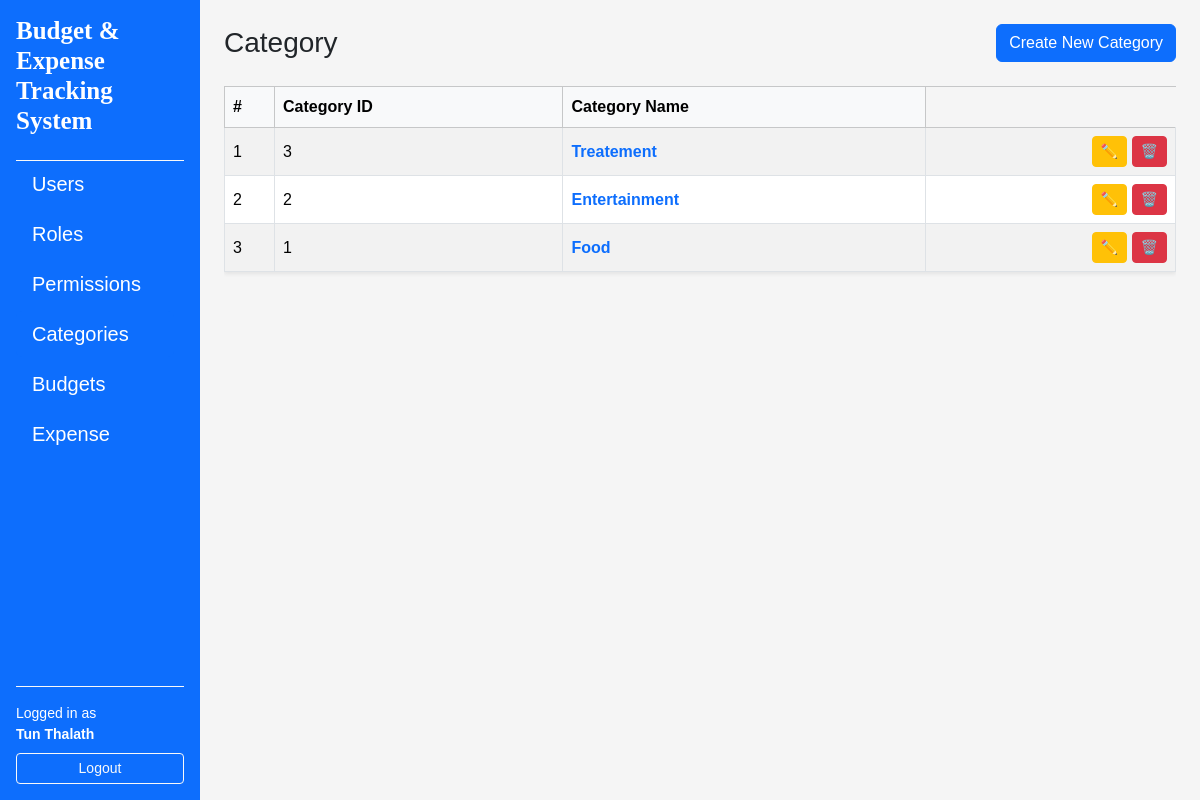
Before: /categories/ (signed in) with the older database file.
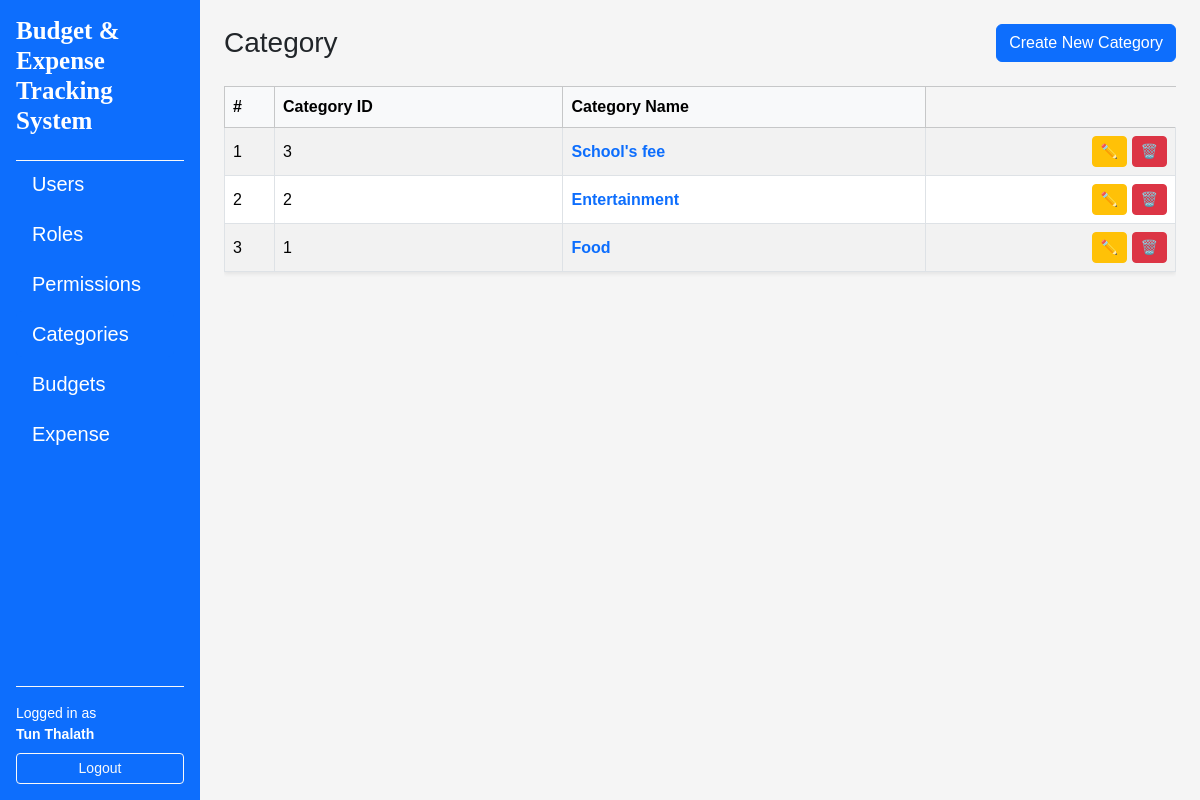
After: the same page with the newer database file.
### app/models/expense_budget.py (models this page shows)
class Category(db.Model):
    __tablename__ = "categories"
    id = db.Column(db.Integer, primary_key=True)
    name = db.Column(db.String(100), unique=True, nullable=False)
    budgets = db.relationship("Budget", secondary=cb, back_populates="categories")
    expenses = db.relationship("Expense", secondary=ce, back_populates="categories")

### app/routes/category_routes.py (the view)
@category_bp.route("/")
@login_required
def index():
    categories = CS.get_all_category()
    return render_template("categories/index.html", categories=categories)

### app/services/category_service.py (called while the page is built)
    @staticmethod
    def get_all_category() -> List[Category]:
        return Category.query.order_by(Category.id.desc()).all()

### app/templates/categories/index.html (shortened to what this page needs)
{% extends "layouts/base.html" %}
{% block content %}
<div class="d-flex justify-content-between align-items-center mb-4">
    <h1 class="h3 mb-0">Category</h1>
    <a href="{{ url_for('categories.create') }}" class="btn btn-primary">Create New Category</a>
</div>
{% if categories %}
<div class="table-responsive">
    <table class="table table-striped table-bordered align-middle shadow-sm">
        <thead class="table-light">
            <tr>
                <th style="width: 50px">#</th>
                <th>Category ID</th>
                <th>Category Name</th>
            </tr>
        </thead>
        <tbody>
            {% for category in categories %}
            <tr>
                <td>{{ loop.index }}</td>
                <td>{{ category.id }}</td>
                <td>
                    <a
                        href="{{ url_for('categories.detail', category_id=category.id) }}"
                        class="text-decoration-none fw-semibold"
                    >
                    {{ category.name }}
                    </a>
                </td>
                <td class="text-end">
                    <a
                        href="{{ url_for('categories.edit', category_id = category.id) }}"
                        class="btn btn-sm btn-warning"
                        title="Edit"
                    >
                    ✏️
                    </a>
                    <a
                        href="{{ url_for('categories.delete_confirm', category_id = category.id) }}"
                        class="btn btn-sm btn-danger"
                        title="Delete"
                    >
                    🗑️
                    </a>
                </td>
            </tr>
            {% endfor %}
        </tbody>
    </table>
</div>
{% else %}
<div class="alert alert-info">
    No users found
    <a href="{{ url_for('categories.create') }}">Create the first Category</a>.
</div>
{% endif %}
{% endblock %}

Changed rows visible on the page:
changed Category id 3: name "Treatement" → "School's fee"
